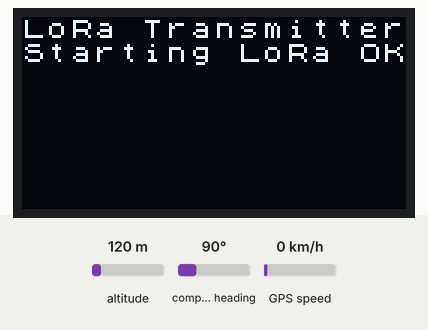
Bench run of a program on a simulated ESP32. On the bench: 128×64 one-colour display. The test bench sets the inputs (shaded band); at power-on: altitude 120 m, compass heading 90°, GPS speed 0 km/h. WiFi joins after 1.5 s; servers stay silent unless stated; random numbers use the default seed unless the program sets one; the GPS gets a fix after 3 s at 37.7749, -122.4194 with 8 satellites; no radio packets arrive unless stated; what the program prints to the serial monitor is not drawn.

Above: at 0.1 s.
At 3.1 s:
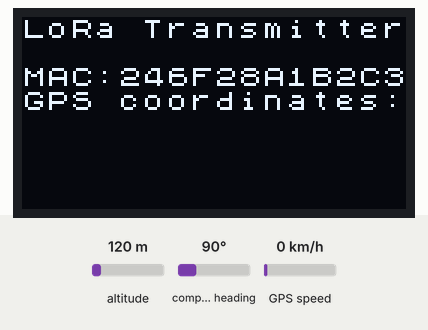
At 34.5 s:
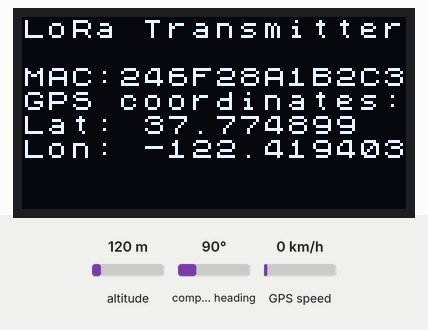
At 35.1 s:
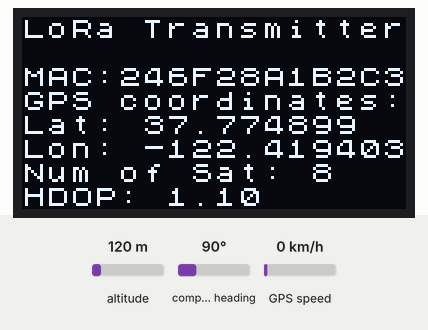

The program:

main.cpp
```cpp
//Jani Raami
//Koodi on tarkoitettu käytettäväksi Heltecin LoRa-piirissä yhdessä GPS-moduulin kanssa. GPS-piiri antaa
//sarjaväylän välityksellä sijaintitiedon LoRa-piirille, joka tulostaa sijainnin näytölle sekä lähettää
//sijaintitiedon eteenpäin käyttäen LoRa-radioverkkoa

//GPS-piiri:  NEO-6M GPS
//LoRa-piiri: Heltec WiFi LoRa 32

//Kytkentä:
//GPS Vcc --- LoRa Pin 3V3 (PRG-napin puoleinen)
//GPS GND --- LoRa Pin GND (PRG-napin puoleinen)
//GPS TXD --- LoRa Pin 22
//GPS RXD --- LoRa Pin 23
//GPS PPS --- (Ei kytketä)
//LoRan jännitteet USB:llä ulkoiselta akulta

//Yhteysasetukset:
//Kortti:           Heltec_WIFI_LoRa_32
//Flash Frequency:  80 MHz
//Upload Speed:     921600 (Jos ei toimi, kokeile 115200)

//Sisällytetään seuraavat kirjastot koodiin
#include <HardwareSerial.h>                             //LoRan sarjamuotoinen kommunikointi GPS:n kanssa
#include <TinyGPS++.h>                                  //GPS:n käyttö
#include <WiFi.h>                                       //WiFi-verkon käyttö
#include <SPI.h>                                        //Sarjayhteys kommunikointi
#include <LoRa.h>                                       //LoRa-radioverkon kommunikointi
#include <U8x8lib.h>                                    //LoRa OLED-näytön käyttö

//Määritetään LoRan pinneille nimet ja asetukset
#define SCK       5                                     //GPIO5  -- SX1278's SCK
#define SS        18                                    //GPIO18 -- SX1278's CS
#define RST       14                                    //GPIO14 -- SX1278's RESET
#define MISO      19                                    //GPIO19 -- SX1278's MISO
#define DI0       26                                    //GPIO26 -- SX1278's IRQ(Keskeytyspyyntö)
#define MOSI      27                                    //GPIO27 -- SX1278's MOSI
#define GPS_RX    22                                    //GPIO22 -- GPS vastaanotto
#define GPS_TX    23                                    //GPIO23 -- GPS lähetys
#define AnalogPin 39                                    //ADC1_3 -- Analogia pin 3
#define BAND    869.5E6                                 //Käytettävä taajuus 869.5 MHz. Taajuusalueella 869.400 - 869.650 MHz saa säteilyteho olla enintään 500 mW ERP ja toimintasuhde enintään 10 %
#define signalBandwidth 31.25E3                         //Asetetaan kaistanleveydeksi 31.25 kHz
#define PABOOST true                                    //Asetetaan Power Amplifier Boost päälle

// LoRan OLED-näytön määrittely
U8X8_SSD1306_128X64_NONAME_SW_I2C u8x8(/* clock=*/ 15, /* data=*/ 4, /* reset=*/ 16);

//Määriteltävät muuttujat
static const uint32_t GPSBaud = 9600;                   //GPS:n sarjamuotoisen tiedonsiirtonopeuden määrittely
float lat;                                              //Latitudin muuttuja
float lng;                                              //Longitudin muuttuja
float hdop;                                             //Hdopin muuttuja
String mac;                                             //LoRa:n MAC-osoitteen muuttuja
int NumOfSat;                                           //Satelliittien määrä, joilta GPS-signaali vastaanotetaan
String MAC_String;                                      //MAC-osoitteen merkkijonomuuttuja
char MAC_char[13];                                      //MAC-osoitteen merkkijonomuuttuja (merkkitaulukko)
int viive;                                              //Lähetysväli millisekunneissa

TinyGPSPlus gps;                                        //Luodaan TinyGPS++ objekti ja nimetään se gps:ksi
HardwareSerial GPSSerial(1);                            //Luodaan HardwareSerial objekti ja nimetään se GPSSerialiksi

String mac2String(String mac);
static void smartDelay(unsigned long ms);

//Setup-koodi ajetaan kerran ohjelman käynnistyessä
void setup()
{
  u8x8.begin();                                         //LoRan OLED-näytön kommuninoinnin käynnistäminen
  u8x8.setFont(u8x8_font_chroma48medium8_r);            //Asetetaan OLED-näytölle fontti
  Serial.begin(115200);                                 //Sarjayhteyden käynnistäminen nopeudella 115200
  Serial.println();                                     //Tyhjän rivin tulostus
  Serial.println("LoRa Transmitter");                   //Tulostetaan sarjayhteydellä, että kyseinen LoRa-piiri toimii lähettimenä
  u8x8.drawString(0, 0, "LoRa Transmitter");            //Tulostetaan OLED-näytölle vastaava sanoma
  SPI.begin(SCK, MISO, MOSI, SS);                       //SPI väylän käynnistys ja pinnien asetukset. Nämä pitää tehdä ennen LoRa.begin komentoa
  LoRa.setPins(SS, RST, DI0);

  while (!LoRa.begin(BAND,PABOOST))                     //Käynnistetään LoRa-yhteys asetetulla taajuudella ja PABOOST kytkettynä
  {
    Serial.println("Starting LoRa failed!");            //Tulostetaan sarjayhteydellä, jos LoRa-yhteydenmuodostus epäonnistuu
    u8x8.drawString(0, 1, "LoRa failed");               //Tulostetaan näyttöön, jos LoRa-yhteydenmuodostus epäonnistuu
    delay(2000);                                        //Odotetaan 2 sekuntia ja yritetään uudestaan
  }
    Serial.println("Starting LoRa OK.");                //Tulostetaan sarjayhteydellä, jos LoRa-yhteyden muodostus onnistuu
    u8x8.drawString(0, 1, "Starting LoRa OK");          //Tulostetaan OLED-näytölle, jos LoRa-yhteyden muodostus onnistuu
                                                        //Alla olevat neljä LoRa asetusta tulee tehdä LoRa.begin komennon jälkeen
    LoRa.crc();                                         //Asetetaan LoRa-viestin CRC-tarkistuskoodaus ominaisuus päälle
    LoRa.setTxPower(20, PA_OUTPUT_PA_BOOST_PIN);        //Asetetaan lähetysteho 20 dBm käyttäen PA_BOOST_PINniä
    LoRa.setSpreadingFactor(7);                         //Asetetaan LoRa-yhteyden leviämistekijäksi 7
    LoRa.setSignalBandwidth(signalBandwidth);           //Asetetaan määritelty kaistanleveys
    WiFi.begin();                                       //Käynnistetään WiFi-yhteys, jotta voidaan lukea LoRa-piirin MAC-osoite
    delay(1000);                                        //Odotetaan 1 sekunti, jotta WiFi ehtii käynnistyä
    mac = WiFi.macAddress();                            //Luetaan ESP32:n MAC-osoite
    MAC_String = mac2String(mac);                       //Muutetaan MAC-osoite string-muotoiseksi ilman kaksoispisteitä
    MAC_String.toCharArray(MAC_char,13);                //Muutetaan string-muotoinen MAC-osoite merkkijonotaulukoksi
    WiFi.disconnect();                                  //Katkaistaan WiFi-yhteys
    delay(2000);                                        //Odotetaan 2 sekuntia, jotta OLED-näytön viestit ehtii lukea
    u8x8.clearLine(1);                                  //Tyhjennetään OLED-näytön rivi 1

    GPSSerial.begin(9600, SERIAL_8N1, GPS_RX, GPS_TX);  //Sarjayhteyden käynnistäminen, jotta GPS-piirin kanssa voidaan kommunikoida
    GPSSerial.setTimeout(2);
    u8x8.setCursor(0, 2);                               //Asetetaan näytön kursori riville 1
    u8x8.printf("MAC:%3s", MAC_char);                   //Tulostetaan OLED-näytölle LoRa-piirin MAC-osoite
    u8x8.drawString(0, 3, "GPS coordinates:");
    randomSeed(analogRead(AnalogPin));                  //Sekoitetaan satunnaislukugeneraattori (luetaan analogia-inputista 39 satunnaista kohinaa), jotta joka käynnistyskerralla saadaan erilaisia satunnaislukuja
}


//Loop-koodi ajetaan ohjelman käynnistyttyä jatkuvasti
void loop()
{
  u8x8.clearLine(6);
  u8x8.clearLine(7);
  smartDelay(500);

  if (gps.location.isUpdated())                         //Jos GPS-sijainti on päivitetty, niin suoritetaan alla oleva koodi
  {
  lat = gps.location.lat();                             //Luetaan sijainnin latitudi
  lng = gps.location.lng();                             //Luetaan sijainnin longitudi
  hdop = gps.hdop.value();                              //Luetaan paikannuksen horizontal diminution of precision eli "tarkkuus vaakatasossa". Luku pitää jakaa sadalla,
  hdop = hdop/100;                                      //jotta se vastaa todellista hdop-arvoa. <1 ideaalinen tarkkuus, >20 huono tarkkuus
  NumOfSat = gps.satellites.value();                    //Luetaan satelliittien määrä, joilta GPS-signaali vastaanotetaan
  u8x8.setCursor(0, 4);                                 //Asetetaan näytön kursori riville 4
  u8x8.printf("Lat: %1.6f", lat);                       //Tulostetaan näytölle latitudi kuuden desimaalin tarkkuudella
  u8x8.setCursor(0, 5);
  u8x8.printf("Lon: %1.6f", lng);                       //Tulostetaan näytölle longitudi kuuden desimaalin tarkkuudella
  u8x8.setCursor(0, 6);
  u8x8.printf("Num of Sat: %d", NumOfSat);              //Tulostetaan näytölle satelliittien määrä
  u8x8.setCursor(0, 7);
  u8x8.printf("HDOP: %1.2f", hdop);                     //Tulostetaan näytölle Hdop-arvo yhdellä desimaalilla
  Serial.print("\nGPS Lat: ");
  Serial.println(lat, 6);                               //Tulostetaan sarjaporttiväylään latitudi 6 desimaalin tarkkuudella
  Serial.print("GPS Lon: ");
  Serial.println(lng, 6);                               //Tulostetaan sarjaporttiväylään longitudi 6 desimaalin tarkkuudella
  Serial.print("HDOP: ");
  Serial.println(hdop);
  Serial.print("MAC: ");
  Serial.println(MAC_char);

  LoRa.beginPacket();                                   //Käynnistetään datapaketin lähettäminen radioyhteydellä
  LoRa.printf("Lat:%1.6f\n", lat);                      //Lähetetään 1. rivi (latitudi)
  LoRa.printf("Lon:%1.6f\n", lng);                      //Lähetetään 2. rivi (longitudi)
  LoRa.printf("HDOP:%1.2f\n", hdop);                    //Lähetetään 3. rivi (hdop)
  LoRa.printf("MAC:%3s\n",MAC_char);                    //Lähetetään 4. rivi (MAC-osoite)
  LoRa.endPacket();                                     //Lopetetaan datapaketin lähettäminen radioyhteydellä
  viive = random(20000, 35000);                         //Arvotaan lähetysväli 20 - 35 sekunnin väliltä
  delay(viive);                                         //Odotetaan x sekuntia
  }
}


//Funktiot:

//Funktio, jolla poistetaan MAC-osoitteesta kaksoispisteet
String mac2String(String mac){
  String s;
  char MAC_char[18];
  mac.toCharArray(MAC_char,18);               //Muutetaan string-muotoinen MAC-osoite merkkijonotaulukoksi, jotta se on oikeassa muodossa strtok-käskylle
  char* buf = strtok(MAC_char, ":");          //Etsitään ensimmäinen merkkijono, joka päättyy kaksoispisteeseen
  while (buf != 0)                            //Toistetaan kunnes muuttuja buf on tyhjä
  {
    s += buf;                                 //Lisätään etsityt merkit muuttujaan s
     buf = strtok(0, ":");                    //Jatketaan merkkijonojen etsimistä, kunnes merkkijonotaulukko on tyhjä
  }
  return s;
}


static void smartDelay(unsigned long ms)                //Funktio, joka ylläpitää yhteyttä GPS-piiriin ja lukee GPS-sijaintiviestin. Jos yhteyttä ei ylläpidetä, GPS-sijaintiviestin luku ei toimi.
{
  unsigned long start = millis();
  do
  {
    while (GPSSerial.available() >0)
      gps.encode(GPSSerial.read());                      //Luetaan GPS-piirin sijaintiviesti ja koodataan se luettavaan muotoon
  } while (millis() - start < ms);
}
```

Measured:
- what the display in image 0 shows lasts 3.0 s, from 0.1 s to 3.1 s
- what the display in image 2 shows lasts 0.6 s, from 34.4 s to 35.0 s
